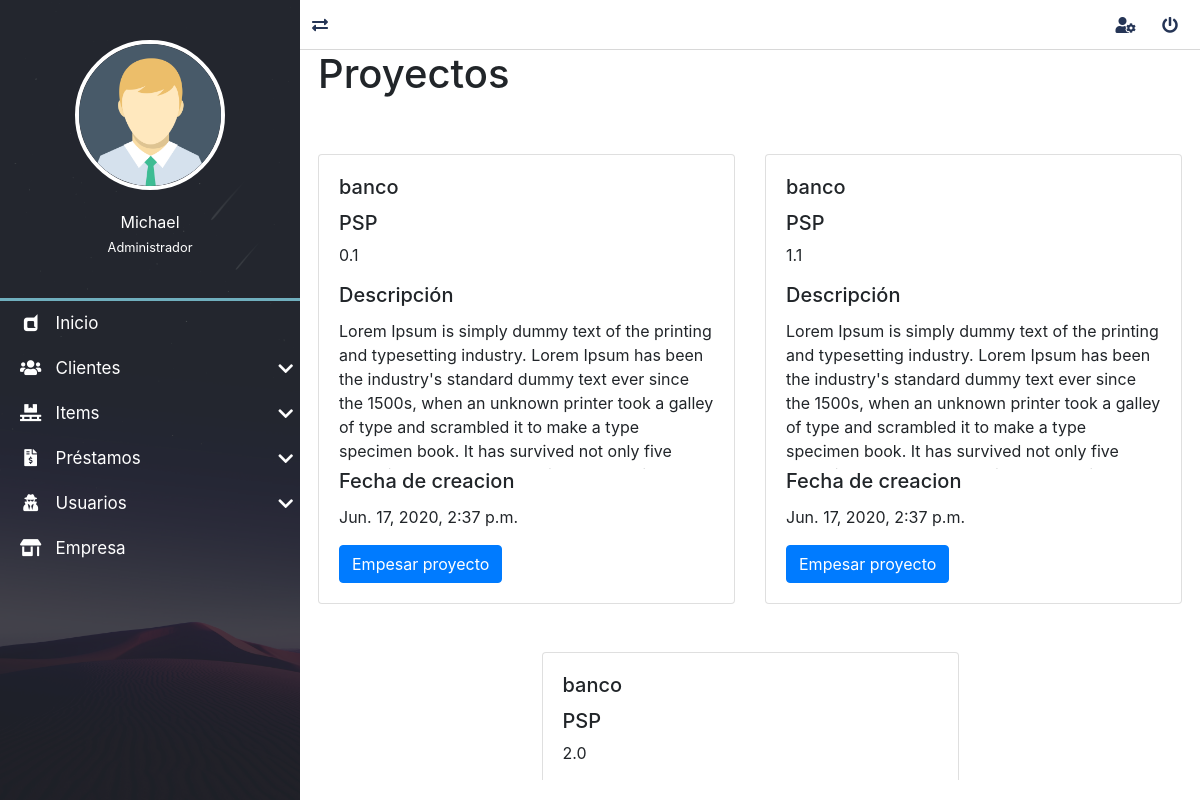
/proyectos/ (signed in), run on an earlier commit of the app's database.
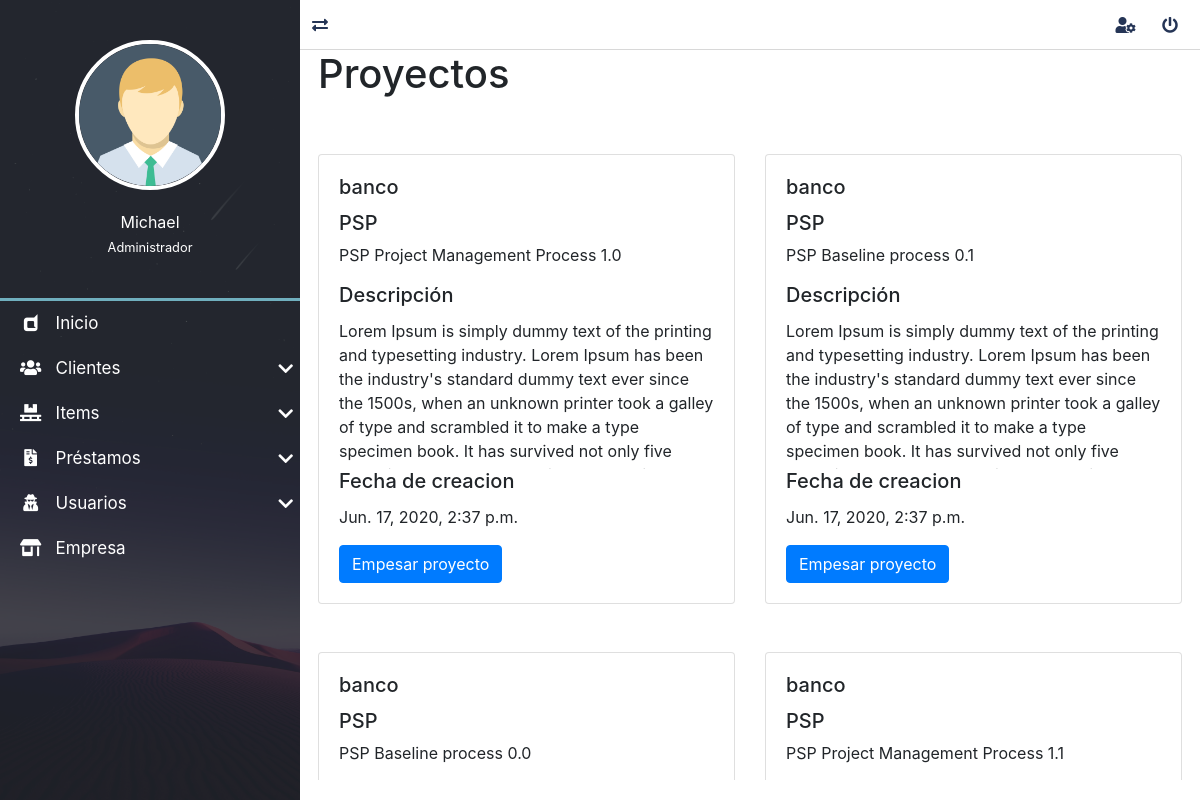
And on a later commit of the database.
### proyecto/models.py (models this page shows, shortened)
class Proyect(models.Model):
    nombre=models.CharField(max_length=50, verbose_name="Nombre")
    fase=models.CharField(max_length=50, verbose_name="fase")
    descripcion=models.TextField(verbose_name="Descripcion")
    fechaInicio=models.DateTimeField(auto_now_add=True, verbose_name="fechaCreacion")
    ultimaActualizacion=models.DateTimeField(auto_now=True, verbose_name="Actualizado")
    class Meta:
        verbose_name ="Proyecto"
        verbose_name_plural ="Proyectos"

### mainApp/views.py (the view)
# urls.py: path('proyectos/', views.proyectos, name='proyectos'),
@login_required(login_url='login')
def proyectos(request):
    return render(request, 'mainApp/proyectos.html',{
        'title':'Proyectos'
    })

### proyecto/context_processors.py (called while the page is built)
def get_proyecto(request):
    proyecto= Proyect.objects.values_list('id','nombre','fase' ,'descripcion', 'fechaInicio')
    return {
        'proyectos':proyecto
    }

### mainApp/templates/mainApp/proyectos.html (shortened to what this page needs)
{% extends 'layouts/layout.html' %}
{% block content %}
    <h1>Proyectos</h1>
    <div class="row">
        {% for proyecto in proyectos %}
            <div class="col-sm-6 mt-5 container" style="max-width: 30rem;">
                <div class="box-projecto card" >
                    <div class="card-body">
                        <h5 class="card-title">{{proyecto.1}} </h5>
                        <h5>PSP</h5>
                        <p>{{proyecto.2}} </p>
                        <h5 class="card-title">Descripción</h5>
                        <div class="scroll-project-description">
                            <p class="card-text">{{proyecto.3}} </p>
                        </div>
                        <h5 class="card-title">Fecha de creacion</h5>
                        <p>{{proyecto.4}} </p>
                        <button type="button" class="btn btn-primary" data-toggle="modal" data-target="#staticBackdrop" onclick="modalForm('{{proyecto.0}}')">
                            Empesar proyecto
                        </button>
                    </div>
                </div>
            </div>
        {% endfor %}
    </div>
{% endblock content %}

### mainApp/templates/layouts/layout.html (shortened to what this page needs)
{% load static %}
<!DOCTYPE html>
<html lang="es">
<head>
	<link rel="stylesheet" href="{% static 'dashboar/css/normalize.css' %}">
	<link rel="stylesheet" href="{% static 'dashboar/css/style.css' %}">
	<link rel="stylesheet" href="{% static 'dashboar/css/all.css' %}">
	<link rel="stylesheet" href="{% static 'dashboar/css/sweetalert2.min.css' %}">
	<link rel="stylesheet" href="{% static 'dashboar/css/jquery.mCustomScrollbar.css' %}">
	<link rel="stylesheet" href="https://stackpath.bootstrapcdn.com/bootstrap/4.5.0/css/bootstrap.min.css">
	<link rel="stylesheet" type="text/css" href="{% static 'css/style.css' %}">
</head>
<body>
	<main class="full-box main-container">
		<section class="full-box nav-lateral">
			<div class="full-box nav-lateral-content">
				<figure class="full-box nav-lateral-avatar">
					<img src=" {% static 'dashboar/assets/avatar/Avatar.png' %}" class="img-fluid" alt="Avatar">
					<figcaption class="roboto-medium text-center">
						{{request.user.first_name}} <br>
						{% if request.user.is_staff %}
							<small class="roboto-condensed-light">Administrador</small>
						{% else %}
							<small class="roboto-condensed-light">Desarrollador</small>
						{% endif %}
					</figcaption>
				</figure>
				<div class="full-box nav-lateral-bar"></div>
				<nav class="full-box nav-lateral-menu">
					<ul>
						<li>
							<a href=" {% url 'proyectos' %}"><i class="fab fa-dashcube fa-fw"></i> &nbsp; Inicio</a>
						</li>
						<li>
							<a href="#" class="nav-btn-submenu"><i class="fas fa-users fa-fw"></i> &nbsp; Clientes <i class="fas fa-chevron-down"></i></a>
						</li>
						<li>
							<a href="#" class="nav-btn-submenu"><i class="fas fa-pallet fa-fw"></i> &nbsp; Items <i class="fas fa-chevron-down"></i></a>
						</li>
						<li>
							<a href="#" class="nav-btn-submenu"><i class="fas fa-file-invoice-dollar fa-fw"></i> &nbsp; Préstamos <i class="fas fa-chevron-down"></i></a>
						</li>
						<li>
							<a href="#" class="nav-btn-submenu"><i class="fas  fa-user-secret fa-fw"></i> &nbsp; Usuarios <i class="fas fa-chevron-down"></i></a>
						</li>
						<li>
							<a href="company.html"><i class="fas fa-store-alt fa-fw"></i> &nbsp; Empresa</a>
						</li>
					</ul>
				</nav>
			</div>
		</section>
		<section class="full-box page-content">
			<nav class="full-box navbar-info">
				<a href="#" class="float-left show-nav-lateral">
					<i class="fas fa-exchange-alt"></i>
				</a>
				{% if user.email %}
					<a href="user-update.html">
						<i class="fas fa-user-cog"></i>
					</a>
					<a href="#" class="btn-exit-system">
						<i class="fas fa-power-off"></i>
					</a>
				{% else %}
					<a href="{% url 'log_in' %}">
						<i class="fas fa-sign-in-alt"></i>
					</a>
				{% endif %}
			</nav>
			 <div class="content-box">
				{% block content %}
				{% endblock content %}
			</div>
		</section>
	</main>
</body>
</html>

### mainApp/static/dashboar/css/style.css (style rules this page uses)
:root { --color-one: #F5F5F5; --color-two: #24292E; --color-three: #70afbe; --form-color: #14111A; --accent-color: #253556; --border-color: #D8D8D8; }
body,html { width: 100vw; height: 100vh; background-color: var(--color-one); color: #333; font-size: 16px; }
.full-box { margin: 0; padding: 0; box-sizing: border-box; width: 100%; }
.main-container { height: 100%; position: absolute; top: 0; left: 0; overflow: hidden; }
.page-content, .nav-lateral { height: 100%; overflow: hidden; }
.page-content { position: relative; padding-left: 300px; transition: all .2s ease-in-out; padding-bottom: 20px; }
.nav-lateral { width: 300px; position: absolute; top: 0; left: 0; z-index: 1; transition: all .2s ease-in-out; background-image: url('../assets/img/nav-font.jpg'); background-position: center center; background-size: cover; }
.nav-lateral-content { max-width: 300px; height: 100%; background-color: rgba(36, 41, 46, .8); }
.nav-lateral-bar { height: 3px; background-color: var(--color-three); }
.nav-lateral-avatar { padding: 40px 0; }
.nav-lateral-avatar img { width: 50%; margin: 0 auto; display: block; border: 4px solid #FFF; border-radius: 100%; }
.nav-lateral-avatar figcaption { margin-top: 20px; color: #FFF; }
.nav-lateral-menu { height: auto; }
.nav-lateral-menu ul { margin: 0; padding: 0; list-style: none; }
.nav-lateral-menu ul li { width: 100%; height: auto; }
.nav-lateral-menu ul li a { display: block; width: 100%; height: 45px; line-height: 45px; text-decoration: none; color: #FFF; font-size: 17px; box-sizing: border-box; padding-left: 20px; transition: all .2s ease-in-out; }
.nav-lateral-menu .fa-chevron-down, .nav-lateral-menu .fa-chevron-up { float: right; height: 45px; line-height: 45px; margin-right: 7px; transition: all .2s ease-in-out; }
.navbar-info { height: 50px; border-bottom: 1px solid var(--border-color); text-align: right; padding-right: 10px; }
.navbar-info a { color: var(--accent-color); height: 50px; min-width: 40px; text-align: center; line-height: 50px; display: inline-block; transition: all .2s ease-out; user-select: none; }
.content-box { margin-left: 2%; margin-right: 2%; }

### mainApp/static/dashboar/css/all.css (style rules this page uses)
.fa, .fas, .far, .fal, .fab { -moz-osx-font-smoothing: grayscale; -webkit-font-smoothing: antialiased; display: inline-block; font-style: normal; font-variant: normal; text-rendering: auto; line-height: 1; }
.fa-fw { text-align: center; width: 1.25em; }
.fa-chevron-down:before { content: "\f078"; }
.fa-dashcube:before { content: "\f210"; }
.fa-exchange-alt:before { content: "\f362"; }
.fa-file-invoice-dollar:before { content: "\f571"; }
.fa-pallet:before { content: "\f482"; }
.fa-power-off:before { content: "\f011"; }
.fa-store-alt:before { content: "\f54f"; }
.fa-user-cog:before { content: "\f4fe"; }
.fa-user-secret:before { content: "\f21b"; }
.fa-users:before { content: "\f0c0"; }
.fab { font-family: 'Font Awesome 5 Brands'; }
.fa, .fas { font-family: 'Font Awesome 5 Free'; font-weight: 900; }

### mainApp/static/css/style.css (style rules this page uses)
:root { --fondo: url("../img/fondoLogin.png"); --porsentaje-borde-radius: 5%; --px-borde-radius: 4px; --bac-color: #70afbe; --shadow-box: 0px 4px 18px 3px rgba(0,0,0,0.75);; }
.card { transition: box-shadow 0.5s; }
.scroll-project-description { overflow-y: scroll; height: 150px; }

What changed in the data, as far as the page shows it:
changed Proyect: fase "0.1" → "PSP Project Management Process 1.0"
changed Proyect: fase "1.1" → "PSP Baseline process 0.1"
changed Proyect: fase "2.0" → "PSP Baseline process 0.0"
added Proyect: nombre "banco", fase "PSP Project Management Process 1.1"
